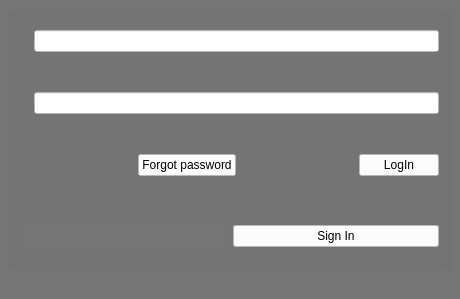
<?xml version="1.0" encoding="UTF-8"?>
<ui version="4.0">
 <class>MainWindow</class>
 <widget class="QMainWindow" name="MainWindow">
  <property name="geometry">
   <rect>
    <x>0</x>
    <y>0</y>
    <width>456</width>
    <height>299</height>
   </rect>
  </property>
  <property name="sizePolicy">
   <sizepolicy hsizetype="Preferred" vsizetype="Preferred">
    <horstretch>0</horstretch>
    <verstretch>0</verstretch>
   </sizepolicy>
  </property>
  <property name="minimumSize">
   <size>
    <width>0</width>
    <height>0</height>
   </size>
  </property>
  <property name="maximumSize">
   <size>
    <width>456</width>
    <height>299</height>
   </size>
  </property>
  <property name="windowTitle">
   <string>MainWindow</string>
  </property>
  <property name="styleSheet">
   <string notr="true">background-color: rgb(117, 117, 117);</string>
  </property>
  <widget class="QWidget" name="centralwidget">
   <layout class="QGridLayout" name="gridLayout_2">
    <item row="0" column="0">
     <widget class="QGroupBox" name="groupBox_librarymanagemenentsystem">
      <property name="font">
       <font>
        <pointsize>12</pointsize>
        <weight>75</weight>
        <bold>true</bold>
       </font>
      </property>
      <property name="title">
       <string/>
      </property>
      <property name="alignment">
       <set>Qt::AlignCenter</set>
      </property>
      <layout class="QVBoxLayout" name="verticalLayout">
       <item>
        <layout class="QHBoxLayout" name="horizontalLayout">
         <item>
          <widget class="QLabel" name="label_username">
           <property name="styleSheet">
            <string notr="true"/>
           </property>
           <property name="text">
            <string/>
           </property>
          </widget>
         </item>
         <item>
          <widget class="QLineEdit" name="lineEdit">
           <property name="styleSheet">
            <string notr="true">background-color: rgb(255, 255, 255);
font: 12pt &quot;MS Shell Dlg 2&quot;;</string>
           </property>
          </widget>
         </item>
        </layout>
       </item>
       <item>
        <spacer name="verticalSpacer">
         <property name="orientation">
          <enum>Qt::Vertical</enum>
         </property>
         <property name="sizeType">
          <enum>QSizePolicy::Fixed</enum>
         </property>
         <property name="sizeHint" stdset="0">
          <size>
           <width>20</width>
           <height>28</height>
          </size>
         </property>
        </spacer>
       </item>
       <item>
        <layout class="QHBoxLayout" name="horizontalLayout_2">
         <item>
          <widget class="QLabel" name="label_password">
           <property name="text">
            <string/>
           </property>
          </widget>
         </item>
         <item>
          <widget class="QLineEdit" name="lineEdit_2">
           <property name="styleSheet">
            <string notr="true">background-color: rgb(255, 255, 255);
font: 12pt &quot;MS Shell Dlg 2&quot;;</string>
           </property>
           <property name="echoMode">
            <enum>QLineEdit::Password</enum>
           </property>
          </widget>
         </item>
        </layout>
       </item>
       <item>
        <spacer name="verticalSpacer_2">
         <property name="orientation">
          <enum>Qt::Vertical</enum>
         </property>
         <property name="sizeType">
          <enum>QSizePolicy::Fixed</enum>
         </property>
         <property name="sizeHint" stdset="0">
          <size>
           <width>20</width>
           <height>28</height>
          </size>
         </property>
        </spacer>
       </item>
       <item>
        <layout class="QHBoxLayout" name="horizontalLayout_4">
         <item>
          <spacer name="horizontalSpacer">
           <property name="orientation">
            <enum>Qt::Horizontal</enum>
           </property>
           <property name="sizeHint" stdset="0">
            <size>
             <width>40</width>
             <height>20</height>
            </size>
           </property>
          </spacer>
         </item>
         <item>
          <widget class="QPushButton" name="pushButton_forgotpassword">
           <property name="styleSheet">
            <string notr="true">background-color: rgb(255, 255, 255);
font: 12pt &quot;MS Shell Dlg 2&quot;;</string>
           </property>
           <property name="text">
            <string>Forgot password</string>
           </property>
          </widget>
         </item>
         <item>
          <spacer name="horizontalSpacer_2">
           <property name="orientation">
            <enum>Qt::Horizontal</enum>
           </property>
           <property name="sizeHint" stdset="0">
            <size>
             <width>17</width>
             <height>20</height>
            </size>
           </property>
          </spacer>
         </item>
         <item>
          <widget class="QPushButton" name="pushButton_login">
           <property name="styleSheet">
            <string notr="true">background-color: rgb(255, 255, 255);
font: 75 12pt &quot;MS Shell Dlg 2&quot;;</string>
           </property>
           <property name="text">
            <string>LogIn</string>
           </property>
          </widget>
         </item>
        </layout>
       </item>
       <item>
        <spacer name="verticalSpacer_3">
         <property name="orientation">
          <enum>Qt::Vertical</enum>
         </property>
         <property name="sizeType">
          <enum>QSizePolicy::Fixed</enum>
         </property>
         <property name="sizeHint" stdset="0">
          <size>
           <width>418</width>
           <height>37</height>
          </size>
         </property>
        </spacer>
       </item>
       <item>
        <layout class="QHBoxLayout" name="horizontalLayout_3">
         <item>
          <widget class="QLabel" name="labelSingIn">
           <property name="text">
            <string/>
           </property>
          </widget>
         </item>
         <item>
          <widget class="QPushButton" name="pushButton_createaccount">
           <property name="styleSheet">
            <string notr="true">background-color: rgb(255, 255, 255);
font: 75 12pt &quot;MS Shell Dlg 2&quot;;</string>
           </property>
           <property name="text">
            <string>Sign In</string>
           </property>
          </widget>
         </item>
        </layout>
       </item>
      </layout>
     </widget>
    </item>
   </layout>
  </widget>
  <widget class="QStatusBar" name="statusbar"/>
 </widget>
 <resources/>
 <connections/>
</ui>
